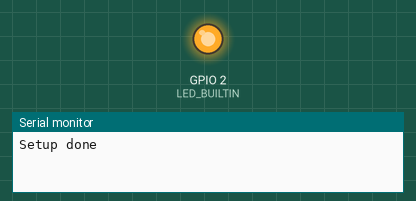
The sketch below on a simulated ESP32. Parts: output pins drawn as LEDs (lit = HIGH), the last lines printed to the serial monitor. A WiFi scan finds three made-up networks.

Above: at 1.1 s.
At 17.1 s:
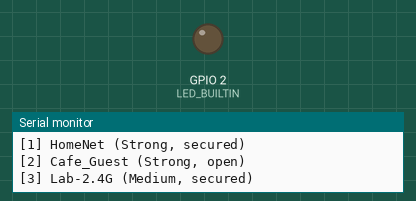
Timing chart, 0 to 41.7 s (numbered marks = the images above):
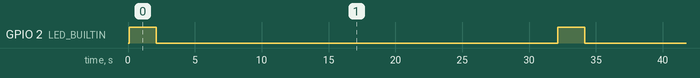

Measured:
- by itself, GPIO 2 (LED_BUILTIN): alternates HIGH for 2.0 s and LOW for 30.0 s

The sketch:

WiFiScan_led.ino
```cpp
/*
 *  This sketch demonstrates how to scan WiFi networks.
 *  The API is almost the same as with the WiFi Shield library,
 *  the most obvious difference being the different file you need to include:
 */
#include "WiFi.h"

int LED_BUILTIN = 2;

void setup()
{
    Serial.begin(115200);
    pinMode(LED_BUILTIN, OUTPUT);
    // Set WiFi to station mode and disconnect from an AP if it was previously connected
    WiFi.mode(WIFI_STA);
    WiFi.disconnect();
    delay(100);

    Serial.println("Setup done");
}

void loop()
{
    // LED on indicates the scan is starting
    digitalWrite(LED_BUILTIN, HIGH);
    // WiFi.scanNetworks will return the number of networks found
    int n = WiFi.scanNetworks();
    if (n == 0) {
        Serial.println("No networks found");
    } else {
        Serial.println("Available networks: ");
        for (int i = 0; i < n; ++i) {
            // Print SSID and RSSI for each network found
            Serial.print("[");
            Serial.print(i + 1);
            Serial.print("] ");
            Serial.print(WiFi.SSID(i));
            Serial.print(" (");
            int wifiSig = WiFi.RSSI(i);
            if (wifiSig < -85) { // -86 and below is poor wifi signal
              Serial.print("Poor");
            } else if (wifiSig < -65){ // -85 and up until -66 is medium wifi signal
              Serial.print("Medium");
            } else { // -65 above is strong wifi signal
              Serial.print("Strong");
            }
            Serial.print(", ");
            Serial.print((WiFi.encryptionType(i) == WIFI_AUTH_OPEN)?"open":"secured");
            Serial.print(")");
            Serial.println("");
            delay(10);
        }
    }
    Serial.println("");
    // Wait a bit before scanning again
    digitalWrite(LED_BUILTIN, LOW);
    delay(1000*30);

}
```
